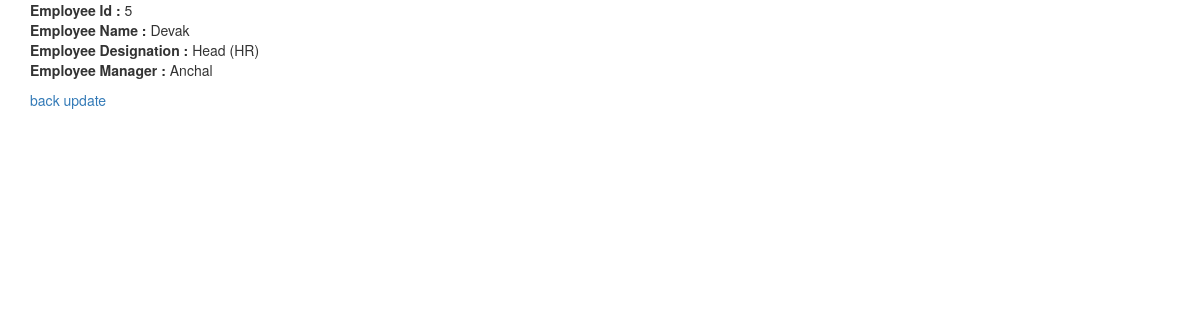
The page /view/5/ (signed in) on the database its author committed.
### hrlogin/models.py (models this page shows, shortened)
class Employee(models.Model):
	name = models.CharField(max_length=120)
	designation = models.CharField(max_length=120)
	manager = models.CharField(max_length=120,blank=True)
	parent = models.ForeignKey('self',blank=True,null=True,on_delete=models.CASCADE,related_name='children')
	class Meta:
		ordering = ["id"]

### hrlogin/views.py (the view)
# urls.py: url(r'^view/(?P<id>[\d]+)/$',view,name="view"),
def view(request,id):
	if not request.user.is_staff or not request.user.is_superuser:
		raise Http404
	instance = get_object_or_404(Employee,id=id)
	context = {
		"instance":instance,
	}
	return render(request,"detail.html",context)

### templates/detail.html (shortened to what this page needs)
{% extends 'base.html' %}
{% block content %}
	<div>
		<p>
			<b>Employee Id : </b>{{ instance.id }}<br/>
			<b>Employee Name : </b>{{ instance.name }}<br/>
			<b>Employee Designation : </b>{{ instance.designation }}<br/>
			<b>Employee Manager : </b>{{ instance.manager }}<br/>
		</p>
		<span><a href="{% url 'table' %}">back    </a></span>{% if instance.id != 1 %}<span><a href="{% url 'update' id=instance.id %}"> update </a></span>{% endif %}
	</div>
{% endblock %}

### rows shown on the page
Employee: id "5", name "Devak", designation "Head (HR)", manager "Anchal"
